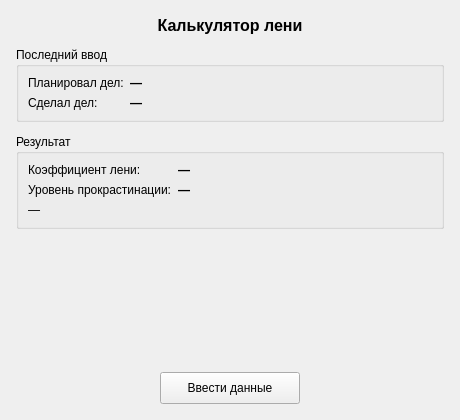
<?xml version="1.0" encoding="UTF-8"?>
<ui version="4.0">
 <class>MainWindow</class>
 <widget class="QMainWindow" name="MainWindow">
  <property name="geometry">
   <rect>
    <x>0</x>
    <y>0</y>
    <width>460</width>
    <height>420</height>
   </rect>
  </property>
  <property name="windowTitle">
   <string>Калькулятор лени</string>
  </property>
  <widget class="QWidget" name="centralwidget">
   <layout class="QVBoxLayout" name="verticalLayoutMain">
    <property name="spacing">
     <number>12</number>
    </property>
    <property name="leftMargin">
     <number>16</number>
    </property>
    <property name="topMargin">
     <number>16</number>
    </property>
    <property name="rightMargin">
     <number>16</number>
    </property>
    <property name="bottomMargin">
     <number>16</number>
    </property>
    <item>
     <widget class="QLabel" name="labelTitle">
      <property name="font">
       <font>
        <pointsize>12</pointsize>
        <bold>true</bold>
       </font>
      </property>
      <property name="text">
       <string>Калькулятор лени</string>
      </property>
      <property name="alignment">
       <set>Qt::AlignCenter</set>
      </property>
     </widget>
    </item>
    <item>
     <widget class="QGroupBox" name="groupInput">
      <property name="title">
       <string>Последний ввод</string>
      </property>
      <layout class="QFormLayout" name="formLayoutInput">
       <item row="0" column="0">
        <widget class="QLabel" name="labelPlannedCap">
         <property name="text">
          <string>Планировал дел:</string>
         </property>
        </widget>
       </item>
       <item row="0" column="1">
        <widget class="QLabel" name="labelPlannedVal">
         <property name="font">
          <font>
           <bold>true</bold>
          </font>
         </property>
         <property name="text">
          <string>—</string>
         </property>
        </widget>
       </item>
       <item row="1" column="0">
        <widget class="QLabel" name="labelDoneCap">
         <property name="text">
          <string>Сделал дел:</string>
         </property>
        </widget>
       </item>
       <item row="1" column="1">
        <widget class="QLabel" name="labelDoneVal">
         <property name="font">
          <font>
           <bold>true</bold>
          </font>
         </property>
         <property name="text">
          <string>—</string>
         </property>
        </widget>
       </item>
      </layout>
     </widget>
    </item>
    <item>
     <widget class="QGroupBox" name="groupResult">
      <property name="title">
       <string>Результат</string>
      </property>
      <layout class="QVBoxLayout" name="verticalLayoutResult">
       <item>
        <layout class="QFormLayout" name="formLayoutResult">
         <item row="0" column="0">
          <widget class="QLabel" name="labelCoefCap">
           <property name="text">
            <string>Коэффициент лени:</string>
           </property>
          </widget>
         </item>
         <item row="0" column="1">
          <widget class="QLabel" name="labelCoefVal">
           <property name="font">
            <font>
             <bold>true</bold>
            </font>
           </property>
           <property name="text">
            <string>—</string>
           </property>
          </widget>
         </item>
         <item row="1" column="0">
          <widget class="QLabel" name="labelLevelCap">
           <property name="text">
            <string>Уровень прокрастинации:</string>
           </property>
          </widget>
         </item>
         <item row="1" column="1">
          <widget class="QLabel" name="labelLevelVal">
           <property name="font">
            <font>
             <bold>true</bold>
            </font>
           </property>
           <property name="text">
            <string>—</string>
           </property>
          </widget>
         </item>
        </layout>
       </item>
       <item>
        <widget class="QLabel" name="labelPhraseVal">
         <property name="font">
          <font>
           <italic>true</italic>
          </font>
         </property>
         <property name="text">
          <string>—</string>
         </property>
         <property name="wordWrap">
          <bool>true</bool>
         </property>
        </widget>
       </item>
      </layout>
     </widget>
    </item>
    <item>
     <spacer name="verticalSpacer">
      <property name="orientation">
       <enum>Qt::Vertical</enum>
      </property>
      <property name="sizeHint" stdset="0">
       <size>
        <width>20</width>
        <height>20</height>
       </size>
      </property>
     </spacer>
    </item>
    <item>
     <layout class="QHBoxLayout" name="horizontalLayoutButton">
      <item>
       <spacer name="horizontalSpacerLeft">
        <property name="orientation">
         <enum>Qt::Horizontal</enum>
        </property>
        <property name="sizeHint" stdset="0">
         <size>
          <width>40</width>
          <height>20</height>
         </size>
        </property>
       </spacer>
      </item>
      <item>
       <widget class="QPushButton" name="pushButtonInput">
        <property name="minimumSize">
         <size>
          <width>140</width>
          <height>32</height>
         </size>
        </property>
        <property name="text">
         <string>Ввести данные</string>
        </property>
       </widget>
      </item>
      <item>
       <spacer name="horizontalSpacerRight">
        <property name="orientation">
         <enum>Qt::Horizontal</enum>
        </property>
        <property name="sizeHint" stdset="0">
         <size>
          <width>40</width>
          <height>20</height>
         </size>
        </property>
       </spacer>
      </item>
     </layout>
    </item>
   </layout>
  </widget>
 </widget>
 <resources/>
 <connections/>
</ui>
